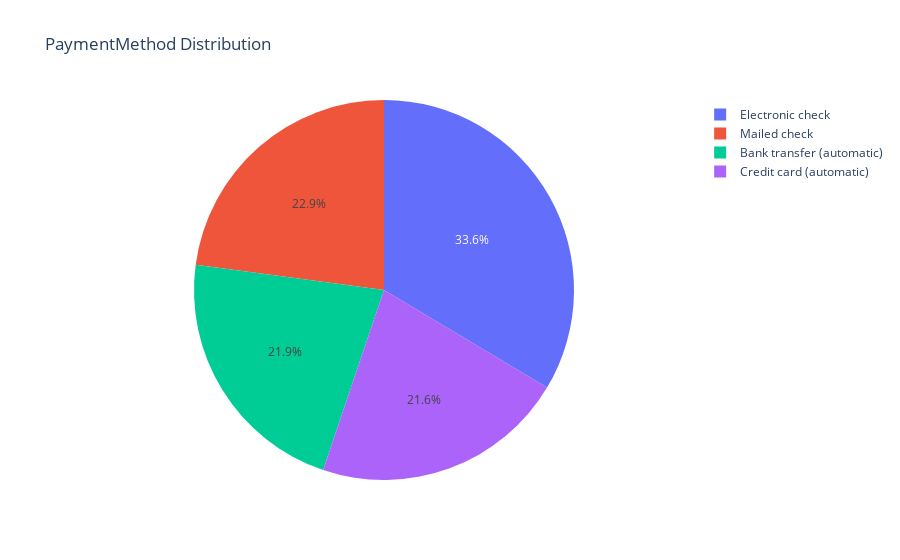
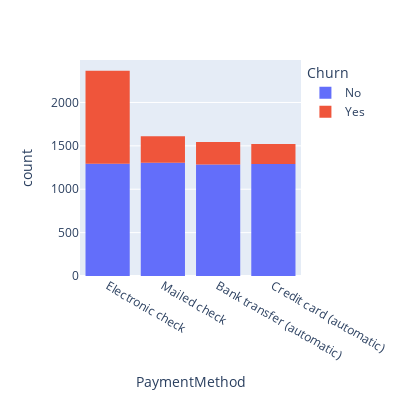

Here is the notebook cell these charts were saved with, in order:
### Code cell
analyze_category(data, 'PaymentMethod')

### Figure 1 — Plotly figure (JSON) as saved in the notebook; plotly's stock layout.template omitted (floating-point values rounded to 4 significant figures)
{"data": [{"domain": {"x": [0, 1], "y": [0, 1]}, "hovertemplate": "label=%{label}<br>value=%{value}<extra></extra>", "labels": ["Electronic check", "Mailed check", "Bank transfer (automatic)", "Credit card (automatic)"], "legendgroup": "", "name": "", "showlegend": true, "type": "pie", "values": [2365, 1612, 1544, 1522]}], "layout": {"legend": {"tracegroupgap": 0}, "title": {"text": "PaymentMethod Distribution"}}}

### Figure 2 — Plotly figure (JSON) as saved in the notebook; plotly's stock layout.template omitted (floating-point values rounded to 4 significant figures; data arrays with more than 128 entries replaced by an {"elided": "..."} marker saying what was removed)
{"data": [{"alignmentgroup": "True", "bingroup": "x", "hovertemplate": "Churn=No<br>PaymentMethod=%{x}<br>count=%{y}<extra></extra>", "legendgroup": "No", "marker": {"color": "#636efa", "pattern": {"shape": ""}}, "name": "No", "offsetgroup": "No", "orientation": "v", "showlegend": true, "type": "histogram", "x": {"elided": "5174 str values"}, "xaxis": "x", "yaxis": "y"}, {"alignmentgroup": "True", "bingroup": "x", "hovertemplate": "Churn=Yes<br>PaymentMethod=%{x}<br>count=%{y}<extra></extra>", "legendgroup": "Yes", "marker": {"color": "#EF553B", "pattern": {"shape": ""}}, "name": "Yes", "offsetgroup": "Yes", "orientation": "v", "showlegend": true, "type": "histogram", "x": {"elided": "1869 str values"}, "xaxis": "x", "yaxis": "y"}], "layout": {"barmode": "relative", "height": 400, "legend": {"title": {"text": "Churn"}, "tracegroupgap": 0}, "margin": {"t": 60}, "width": 400, "xaxis": {"anchor": "y", "domain": [0, 1], "title": {"text": "PaymentMethod"}}, "yaxis": {"anchor": "x", "domain": [0, 1], "title": {"text": "count"}}}}
